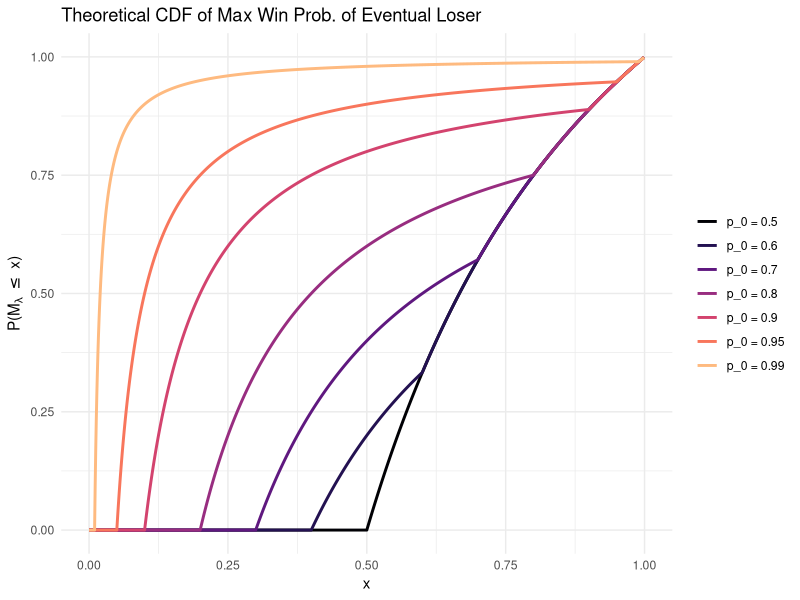
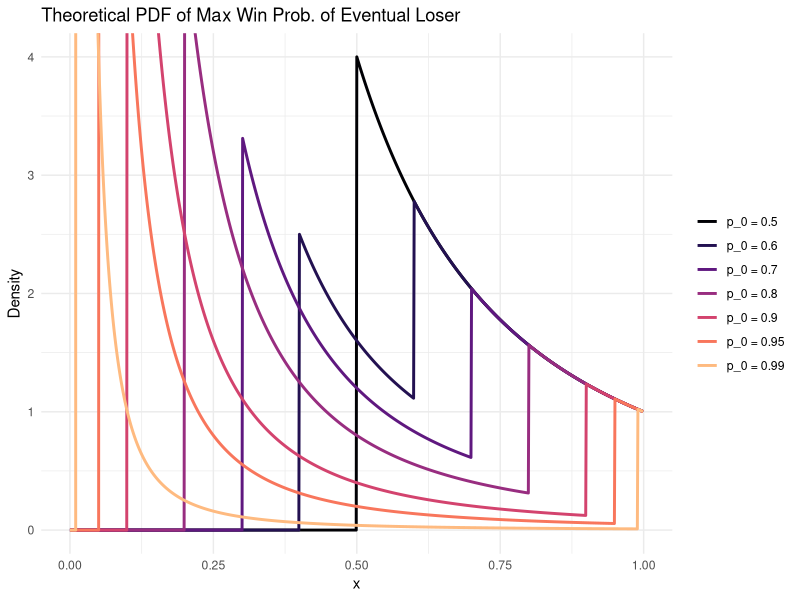

Generate these figures, in order, with R:
# Generate figures for reanimation/ (AOAS pivot)
# Run from repo root: Rscript reanimation/code/two-player.R

library(tidyverse)

# Define the piecewise upper tail distribution P(M_ℓ ≥ x) for given p_0
mixture_upper_tail = function(x, p0) {
  if (p0 < 0.5) {
    # For p0 < 0.5, swap roles
    return(mixture_upper_tail(x, 1 - p0))
  }

  # For p0 >= 0.5
  case_when(
    x < 1 - p0 ~ 1,
    x < p0 ~ (1 - p0) / x,  # CORRECTED: includes contribution from team A losing
    x >= p0 & x < 1 ~ (1 - x) / x,
    x >= 1 ~ 0,
    TRUE ~ NA_real_
  )
}

# Define the PDF (derivative of the CDF, which is 1 - upper tail)
mixture_pdf = function(x, p0) {
  if (p0 < 0.5) {
    return(mixture_pdf(x, 1 - p0))
  }

  # For p0 >= 0.5
  case_when(
    x < 1 - p0 ~ 0,
    x < p0 ~ (1 - p0) / (x^2),
    x >= p0 & x < 1 ~ 1 / (x^2),
    TRUE ~ NA_real_
  )
}

# Create data for plotting
p0_values = c(0.5, 0.6, 0.7, 0.8, 0.9, 0.95, 0.99)
x_values = seq(0, 0.999, by = 0.001)

format_p0_label = function(p0) {
  if (p0 == 0.99 || p0 == 0.95) {
    sprintf("p_0 = %.2f", p0)
  } else {
    sprintf("p_0 = %.1f", p0)
  }
}

# CDF plot data (CDF = 1 - upper tail)
plot_data_cdf = expand_grid(
  p0 = p0_values,
  x = x_values
) %>%
  mutate(
    cdf = 1 - map2_dbl(x, p0, mixture_upper_tail),
    p0_label = factor(map_chr(p0, format_p0_label),
                      levels = map_chr(p0_values, format_p0_label))
  ) %>%
  filter(!is.na(cdf))

# PDF plot data
plot_data_pdf = expand_grid(
  p0 = p0_values,
  x = x_values
) %>%
  mutate(
    density = map2_dbl(x, p0, mixture_pdf),
    p0_label = factor(map_chr(p0, format_p0_label),
                      levels = map_chr(p0_values, format_p0_label))
  ) %>%
  filter(!is.na(density))

library(viridisLite)
gradient_colors = viridis(length(p0_values) + 1, option = "magma")[1:length(p0_values)]

# Create the CDF plot
p_cdf = ggplot(plot_data_cdf, aes(x = x, y = cdf, color = p0_label)) +
  geom_line(linewidth = 1) +
  scale_color_manual(
    values = gradient_colors,
    labels = map_chr(p0_values, format_p0_label),
    name = NULL
  ) +
  coord_cartesian(xlim = c(0, 1), ylim = c(0, 1)) +
  labs(
    title = "Theoretical CDF of Max Win Prob. of Eventual Loser",
    x = "x",
    y = expression("P(M"[lambda]*" " <= " x)")
  ) +
  theme_minimal() +
  theme(
    legend.position = "right"
  )

# Create the PDF plot
p_pdf = ggplot(plot_data_pdf, aes(x = x, y = density, color = p0_label)) +
  geom_line(linewidth = 1) +
  scale_color_manual(
    values = gradient_colors,
    labels = map_chr(p0_values, format_p0_label),
    name = NULL
  ) +
  coord_cartesian(xlim = c(0, 1), ylim = c(0, 4)) +
  labs(
    title = "Theoretical PDF of Max Win Prob. of Eventual Loser",
    x = "x",
    y = "Density"
  ) +
  theme_minimal() +
  theme(
    legend.position = "right"
  )

# Output to reanimation/figures/ (paths relative to repo root)
out_dir = "reanimation/figures/distributions"
dir.create(out_dir, recursive = TRUE, showWarnings = FALSE)
ggsave(file.path(out_dir, "sports_cdf.png"), p_cdf, width = 8, height = 5, dpi = 300)
ggsave(file.path(out_dir, "sports_pdf.png"), p_pdf, width = 8, height = 5, dpi = 300)
message("Saved to ", out_dir)
